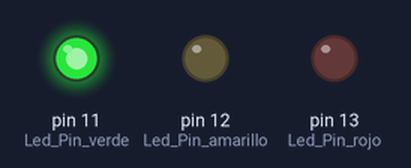
Simulated run of this sketch. Board: Arduino Uno, built with avr-gcc and run on an emulated ATmega328P. Shown: output pins drawn as LEDs (lit = HIGH).

Above: at 3.0 s.
At 12.0 s:
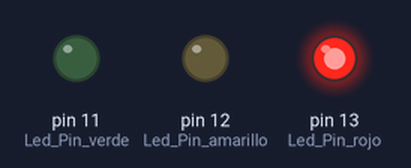
At 17.0 s:
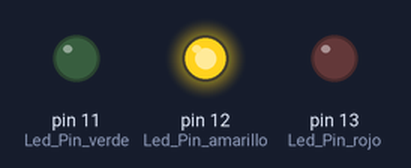
Timing chart, 0 to 23.4 s (numbered marks = the images above):
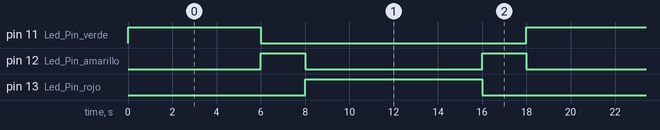

Measured:
- by itself, pin 11 (Led_Pin_verde): alternates HIGH for 6.0 s and LOW for 12.0 s
- by itself, pin 12 (Led_Pin_amarillo): repeats every 18.0 s: LOW 8.0 s, HIGH 2.0 s, LOW 6.0 s, HIGH 2.0 s
- by itself, pin 13 (Led_Pin_rojo): alternates HIGH for 8.0 s and LOW for 10.0 s

The sketch:

utn_clase_arduino01_0021.ino
```cpp
// Codigo Ejemplo
int Led_Pin_verde = 11;
int Led_Pin_amarillo = 12;
int Led_Pin_rojo = 13;

void setup()
{
  // Configurar Pin como Salida
  pinMode(Led_Pin_verde, OUTPUT);
  pinMode(Led_Pin_amarillo, OUTPUT);
  pinMode(Led_Pin_rojo, OUTPUT);
}

void loop()
{
  // Encender Led verde
  digitalWrite(Led_Pin_verde, HIGH);
  // Esperar 6 Segundos
  delay(6000);
  // Apagar Led verde
  digitalWrite(Led_Pin_verde, LOW);
  // Encender led amarillo
  digitalWrite(Led_Pin_amarillo, HIGH);
  // Esperar 2 Segundos
  delay(2000);
  // Apagar Led amarillo
  digitalWrite(Led_Pin_amarillo, LOW);
  // Encender Led rojo
  digitalWrite(Led_Pin_rojo, HIGH);
  // Esperar 8 Segundos
  delay(8000);
  // Apagar Led rojo
  digitalWrite(Led_Pin_rojo, LOW);
  // Encender led amarillo
  digitalWrite(Led_Pin_amarillo, HIGH);
  // Esperar 2 Segundos
  delay(2000);
  // Apagar Led amarillo
  digitalWrite(Led_Pin_amarillo, LOW);

  }
```
